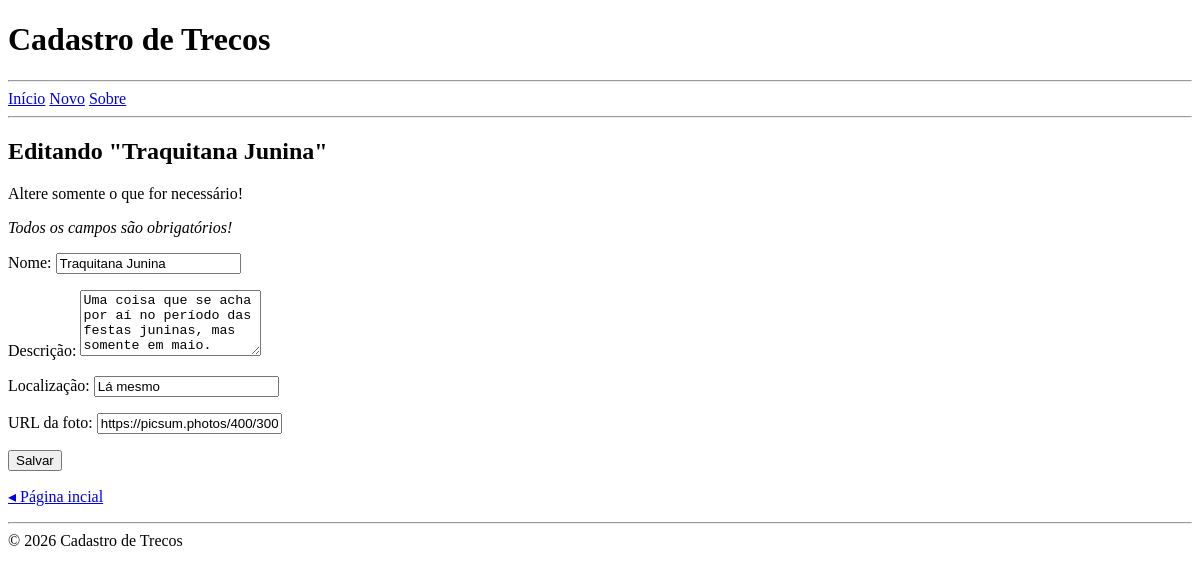
The app's page /edit/1, older data.
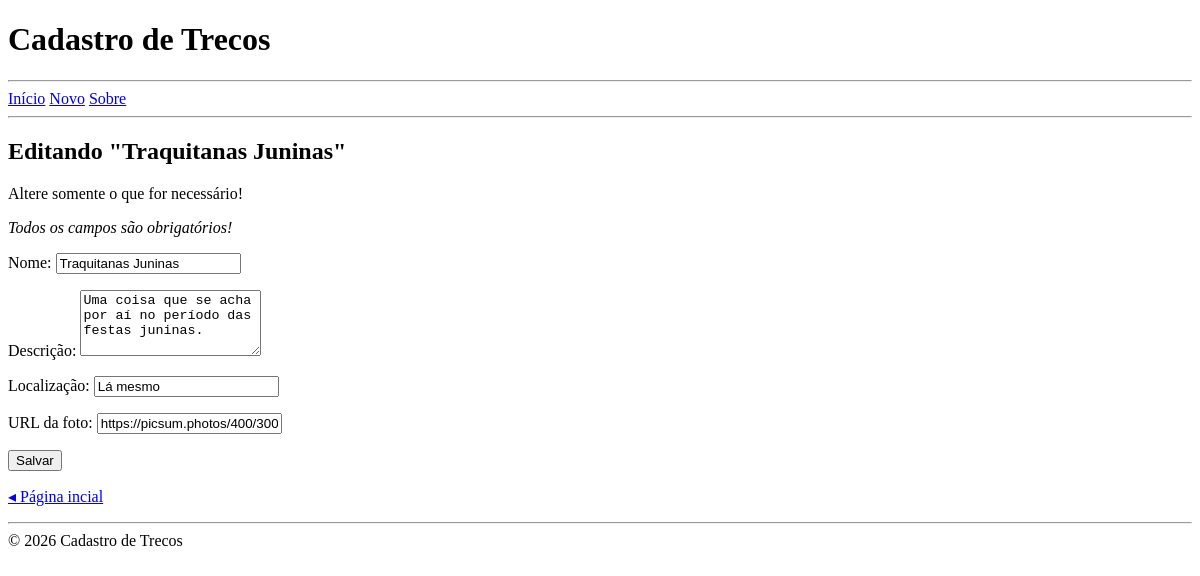
The same page, newer data.
### tables this page shows
CREATE TABLE thing (
    id INTEGER PRIMARY KEY AUTOINCREMENT,
    created_at TEXT DEFAULT CURRENT_TIMESTAMP,
    name TEXT,
	description TEXT,
    location TEXT, 
	photo TEXT,
	status TEXT CHECK (status IN ('on', 'off', 'del')) DEFAULT 'on'
);

### app.py (the view, shortened to what this page needs)
@app.route('/edit/<int:thing_id>', methods=['GET', 'POST'])
def edit(thing_id):
    with sqlite3.connect('database.db') as conn:
        conn.row_factory = sqlite3.Row
        content = conn.execute("""
            SELECT *
            FROM thing
            WHERE status = 'on'
              AND id = ?
        """, (thing_id,)).fetchone()
    if content is None:
        abort(404)
    return render_template(
        'edit.html',
        content=content
    )

### templates/edit.html (shortened to what this page needs)
{% extends '_base.html' %}
{% block main %}
<h2>Editando "{{ content.name }}"</h2>
<p>Altere somente o que for necessário!</p>
<p><em>Todos os campos são obrigatórios!</em></p>
<form method="post">
    <p>
        <label for="name">Nome:</label>
        <input type="text" name="name" id="name" required value="{{ content.name }}">
    </p>
    <p>
        <label for="description">Descrição:</label>
        <textarea name="description" id="description" rows="4" required>{{ content.description }}</textarea>
    </p>
    <p>
        <label for="location">Localização:</label>
        <input type="text" name="location" id="location" required value="{{ content.location }}">
    </p>
    <p>
        <label for="photo">URL da foto:</label>
        <input type="url" name="photo" id="photo" required value="{{ content.photo }}">
    </p>
    <p>
        <button type="submit">Salvar</button>
    </p>
</form>
<p><a href="{{ url_for('index') }}">◂ Página incial</a></p>
{% endblock %}

Row changes from the older to the newer data that the page shows:
changed thing "Lá mesmo": name "Traquitana Junina" → "Traquitanas Juninas"; description "Uma coisa que se acha por aí no período das festas juninas, mas somente em maio." → "Uma coisa que se acha por aí no período das festas juninas."
